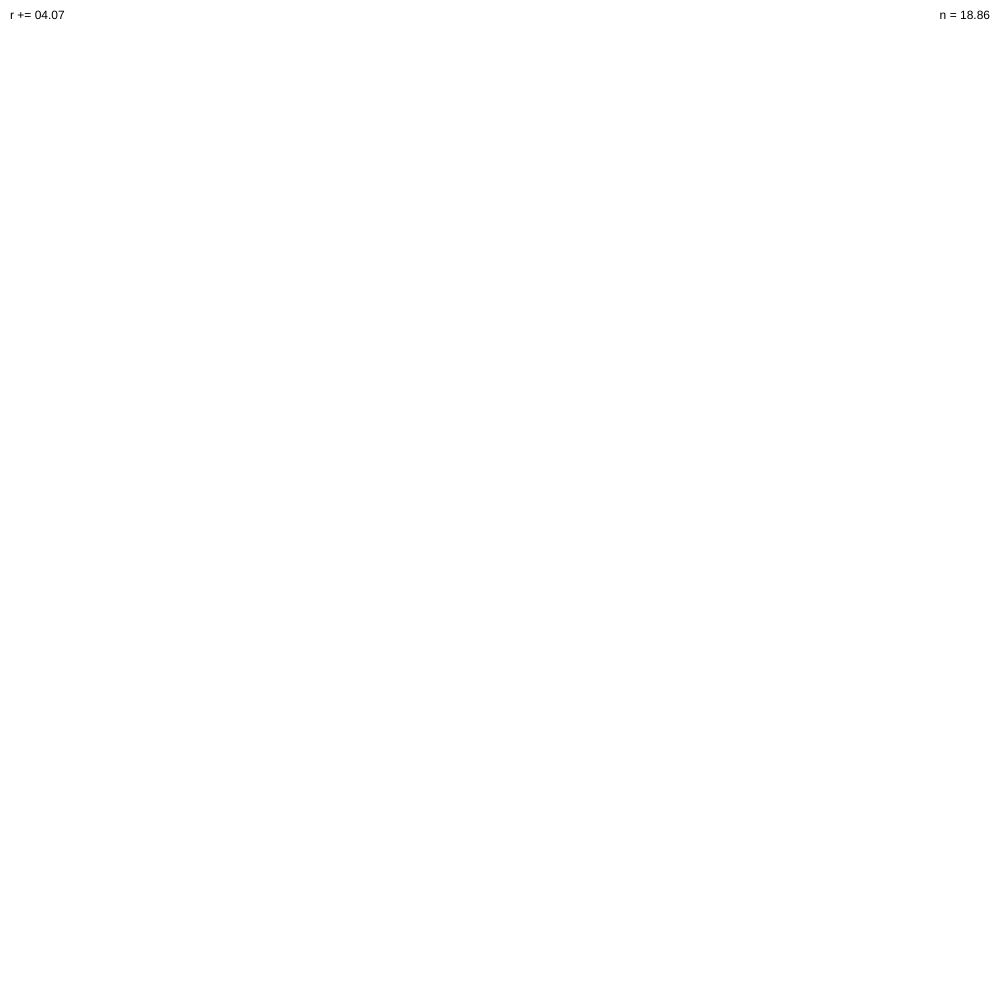
Frame 1 (no input)
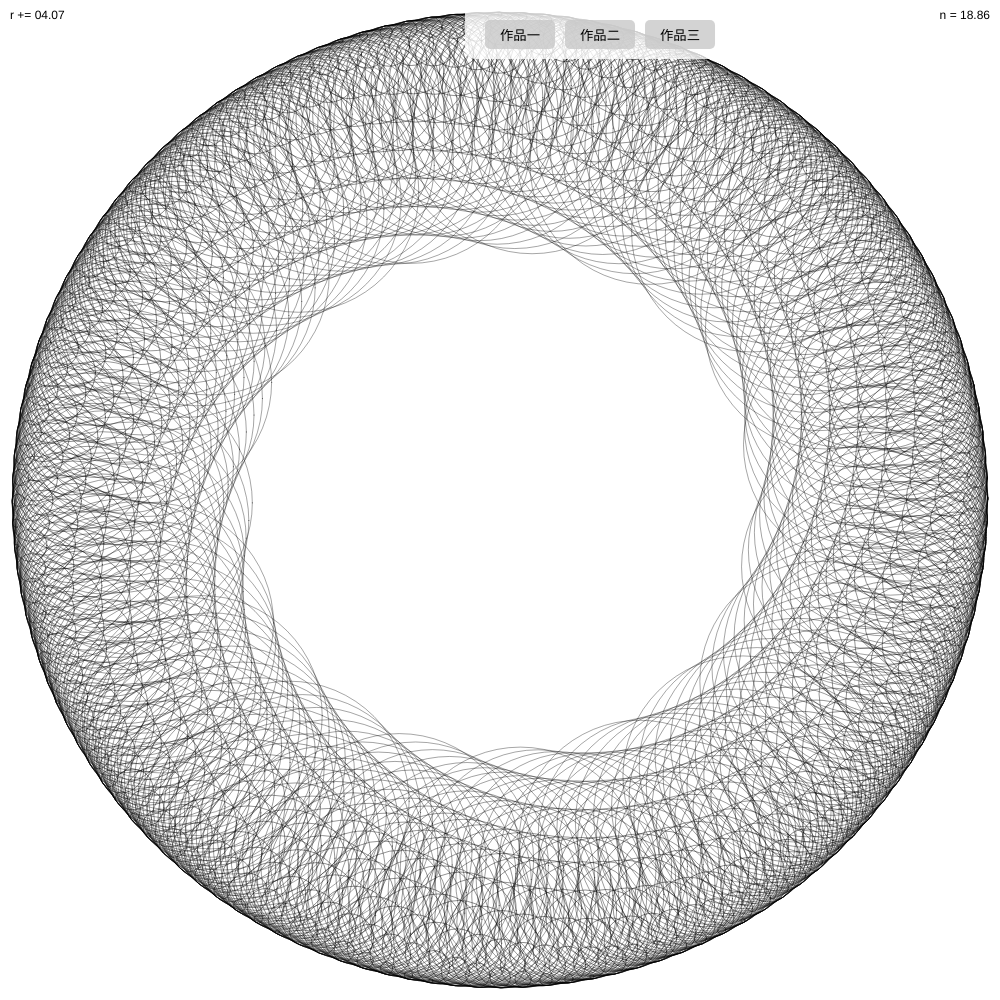
Frame 60 (no input)
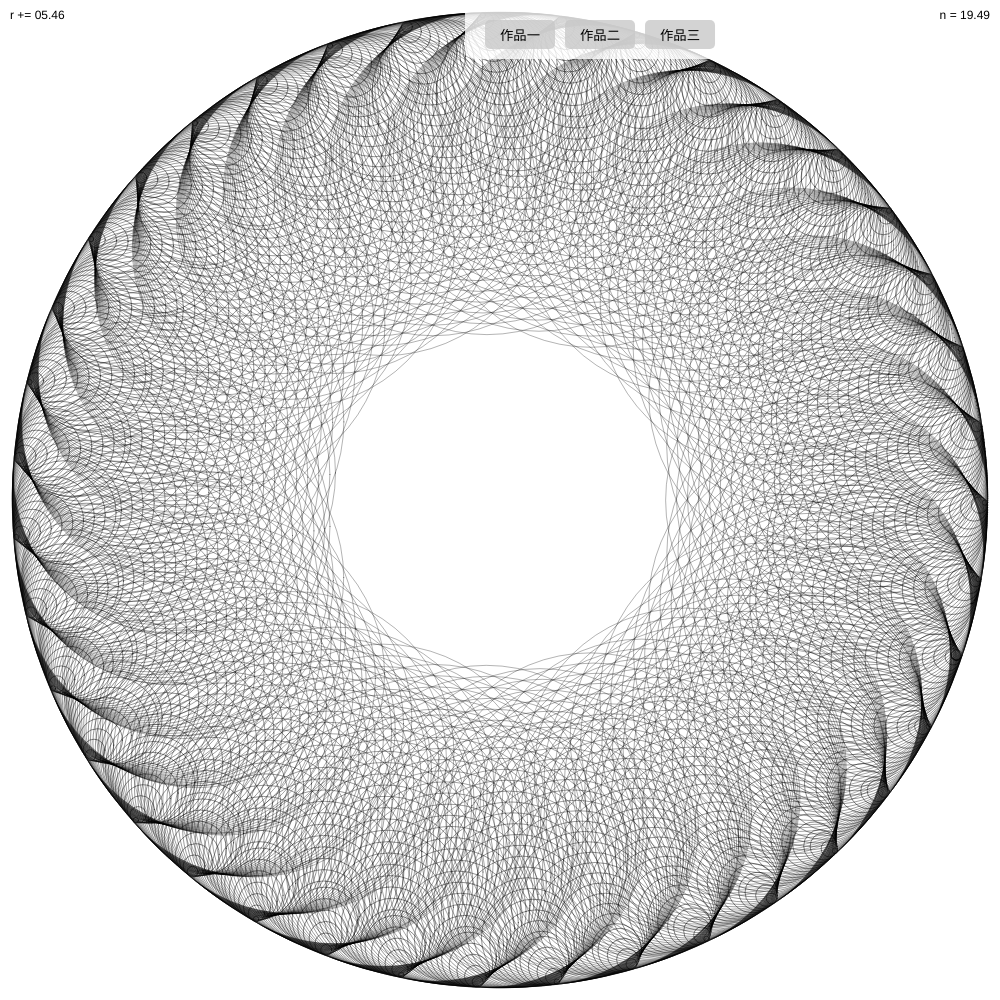
Frame 120 (the mouse pressed at the canvas centre since frame 60)

The p5.js sketch that drew these frames (run headless with seeded random() and noise() and a simulated clock; from frame 60 on, the mouse is pressed at the canvas centre):

// p5.js sketch
// ── sketch.js
// For #genuary2025, day 24: "geometric art - pick a shape"
let a, r1, r2, divider, step;
let menuY = -100; // 選單的初始Y位置
const targetMenuY = 10; // 選單要滑到的Y位置
let buttonContainer;

function setup() {
	createCanvas(windowHeight, windowHeight);
	a = 0;
	r1 = height / 2.05;
	r2 = 0;
	background(255);
	divider = random(6, 24);
	step = random(2, 12);
	fill(0);
	noStroke();
	textAlign(LEFT, TOP);
	text("r += " + nf(step, 2, 2), 10, 10);
	textAlign(RIGHT, TOP);
	text("n = " + nf(divider, 2, 2), width - 10, 10);
	
	// 創建選單
	createMenuButtons();
}

function createMenuButtons() {
	buttonContainer = createDiv('');
	buttonContainer.id('menu-container');
	buttonContainer.style('position', 'fixed');
	buttonContainer.style('left', '50%');
	buttonContainer.style('top', menuY + 'px');
	buttonContainer.style('transform', 'translateX(-50%)');
	buttonContainer.style('background-color', 'rgba(255,255,255,0.8)');
	buttonContainer.style('padding', '10px 20px');
	buttonContainer.style('border-radius', '0 0 10px 10px');
	buttonContainer.style('display', 'flex');
	buttonContainer.style('gap', '10px');
	
	// 創建三個按鈕
	const buttons = ['作品一', '作品二', '作品三'].map(label => {
		const btn = createButton(label);
		btn.parent(buttonContainer);
		btn.style('padding', '5px 15px');
		btn.style('border', 'none');
		btn.style('background-color', 'rgba(200,200,200,0.8)');
		btn.style('cursor', 'pointer');
		btn.style('border-radius', '5px');
		return btn;
	});
	
	// 設定按鈕點擊事件
	buttons[0].mousePressed(() => {
		divider = 6;
		step = 2;
		setup();
	});
	
	buttons[1].mousePressed(() => {
		divider = 12;
		step = 6;
		setup();
	});
	
	buttons[2].mousePressed(() => {
		divider = 24;
		step = 12;
		setup();
	});
}

function draw() {
	// 處理選單動畫
	if (mouseY < 100) { // 當滑鼠在上方100像素內
		menuY = lerp(menuY, targetMenuY, 0.1);
	} else {
		menuY = lerp(menuY, -100, 0.1);
	}
	
	// 更新選單位置
	if (buttonContainer) {
		buttonContainer.style('top', menuY + 'px');
	}
	
	if (r2>2*r1) return;
	translate(width / 2, height / 2);
	for (let i = 0; i < divider; i++) {
		noFill();
		stroke(0);
		strokeWeight(map(r2, 0, r1, 0.5, 0.2));
		push();
		translate(cos(a) * (r1 - r2 / 2), sin(a) * (r1 - r2 / 2));
		ellipse(0, 0, r2, r2);
		pop();
		a += TAU / divider
	}
	r2 += step;
}

function mousePressed() {
	setup();
}
